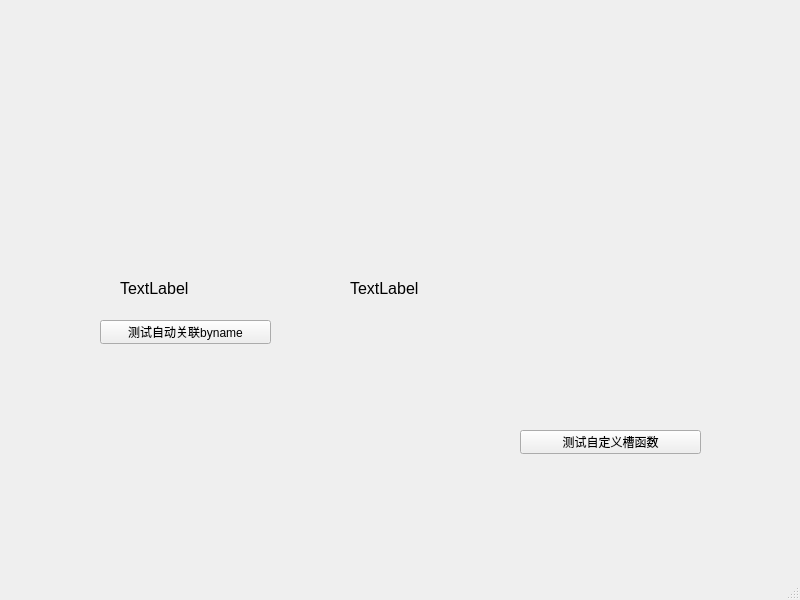
<?xml version="1.0" encoding="UTF-8"?>
<ui version="4.0">
 <class>MainWindow</class>
 <widget class="QMainWindow" name="MainWindow">
  <property name="geometry">
   <rect>
    <x>0</x>
    <y>0</y>
    <width>800</width>
    <height>600</height>
   </rect>
  </property>
  <property name="windowTitle">
   <string>MainWindow</string>
  </property>
  <widget class="QWidget" name="centralwidget">
   <widget class="QPushButton" name="pushButton">
    <property name="geometry">
     <rect>
      <x>100</x>
      <y>320</y>
      <width>171</width>
      <height>24</height>
     </rect>
    </property>
    <property name="text">
     <string>测试自动关联byname</string>
    </property>
   </widget>
   <widget class="QLabel" name="label">
    <property name="geometry">
     <rect>
      <x>120</x>
      <y>280</y>
      <width>181</width>
      <height>16</height>
     </rect>
    </property>
    <property name="font">
     <font>
      <pointsize>12</pointsize>
     </font>
    </property>
    <property name="text">
     <string>TextLabel</string>
    </property>
   </widget>
   <widget class="QPushButton" name="pushButton_2">
    <property name="geometry">
     <rect>
      <x>520</x>
      <y>430</y>
      <width>181</width>
      <height>24</height>
     </rect>
    </property>
    <property name="text">
     <string>测试自定义槽函数</string>
    </property>
   </widget>
   <widget class="QLabel" name="label_2">
    <property name="geometry">
     <rect>
      <x>350</x>
      <y>280</y>
      <width>181</width>
      <height>16</height>
     </rect>
    </property>
    <property name="font">
     <font>
      <pointsize>12</pointsize>
     </font>
    </property>
    <property name="text">
     <string>TextLabel</string>
    </property>
   </widget>
  </widget>
  <widget class="QMenuBar" name="menubar">
   <property name="geometry">
    <rect>
     <x>0</x>
     <y>0</y>
     <width>800</width>
     <height>22</height>
    </rect>
   </property>
  </widget>
  <widget class="QStatusBar" name="statusbar"/>
 </widget>
 <resources/>
 <connections/>
</ui>
